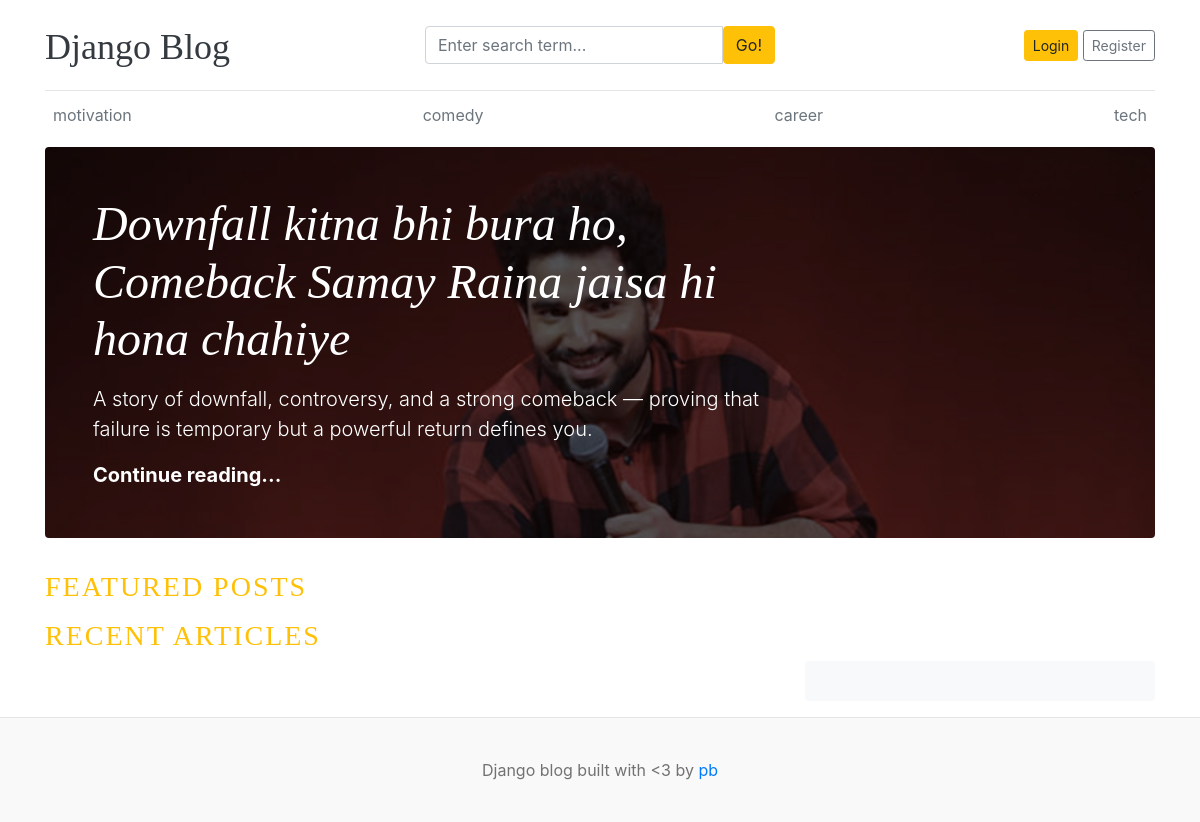
The page / on the database its author committed.
### blogs/models.py (models this page shows, shortened)
class Category(models.Model):
    category_name = models.CharField(max_length=50, unique=True)
    created_at = models.DateTimeField(auto_now_add=True)
    updated_at = models.DateTimeField(auto_now=True)
    class Meta:
        verbose_name_plural = 'categories'

class Blog(models.Model):
    title = models.CharField(max_length=100)
    slug = models.SlugField(max_length=150, unique=True, blank=True)
    category = models.ForeignKey(Category, on_delete=models.CASCADE)
    author = models.ForeignKey(User, on_delete=models.CASCADE)
    featured_image = models.ImageField(upload_to='uploads/%Y/%m/%d')
    short_description = models.TextField(max_length=500)
    blog_body = models.TextField(max_length=2000)
    status = models.CharField(max_length=20, choices=STATUS_CHOICES, default="Draft")
    is_featured = models.BooleanField(default=False)
    created_at = models.DateTimeField(auto_now_add=True)
    updated_at = models.DateTimeField(auto_now=True)

### blog_main/views.py (the view)
# urls.py: 2. Add a URL to urlpatterns:  path('', views.home, name='home')
def home(request):
    featured_posts = Blog.objects.filter(
        is_featured=True,
        status='Published'
    )
    posts = Blog.objects.filter(
        is_featured=False,
        status='Published'
    )
    context = {
        'featured_posts': featured_posts,
        'posts': posts,
    }
    return render(request, 'home.html', context)

### blogs/context_processors.py (called while the page is built)
def get_categories(request):
    categories = Category.objects.all()
    return dict(categories=categories)

### templates/home.html (shortened to what this page needs)
{% extends 'base.html' %}
  {% block content %}
  {% for post in featured_posts %}
    {% if forloop.first %}
    <div class="jumbotron p-3 p-md-5 text-white rounded bg-dark" style="background-image: url({{ post.featured_image.url }});background-blend-mode: overlay;background-size:cover;">
      <div class="col-md-8 px-0">
        <h1 class="display-4 font-italic">{{ post.title }}</h1>
        <p class="lead my-3">{{ post.short_description | truncatewords:25 }}</p>
        <p class="lead mb-0"><a href="{% url 'blogs' post.slug  %}" class="text-white font-weight-bold">Continue reading...</a></p>
      </div>
    </div>
    {% endif %}
  {% endfor %}
  <h3 class="text-uppercase text-warning" style="letter-spacing: 2px;">Featured Posts</h3>
  <h3 class="text-uppercase text-warning" style="letter-spacing: 2px;">Recent Articles</h3>
  <main role="main" class="container p-0">
    <div class="row">
      <div class="col-md-8 blog-main">
      </div>
      <aside class="col-md-4 blog-sidebar">
        <div class="p-3 mb-3 bg-light rounded">
        </div>
      </aside>
    </div>
  </main>
</div>
{% endblock %}

### templates/base.html (shortened to what this page needs)
{% load static %}
<!DOCTYPE html>
<html lang="en">
<head>
    <link href="https://getbootstrap.com/docs/4.0/dist/css/bootstrap.min.css" rel="stylesheet">
    <link href="{% static 'css/blog.css' %}" rel="stylesheet">
    <link rel="stylesheet" href="https://cdnjs.cloudflare.com/ajax/libs/font-awesome/4.7.0/css/font-awesome.min.css">
  </head>
<body>
    <div class="container">
      <header class="blog-header py-3">
        <div class="row flex-nowrap justify-content-between align-items-center">
          <div class="col-4 pt-1">
            <a class="blog-header-logo text-dark" href="/">Django Blog</a>
          </div>
          <div class="col-4">
            <form action="{% url 'search' %}" method="GET">
              <div class="input-group">
                <input class="form-control" type="text" name="keyword" value="{{ keyword }}" placeholder="Enter search term..." aria-label="Enter search term..." aria-describedby="button-search" />
                <button type="submit" class="btn btn-warning" id="button-search" type="button">Go!</button>
            </div>
            </form>
          </div>
          <div class="col-4 d-flex justify-content-end align-items-center">
            {% if not user.is_authenticated %}
            <a class="btn btn-sm btn-warning" href="{% url 'login' %}">Login</a> &nbsp;
            <a class="btn btn-sm btn-outline-secondary" href="{% url 'register' %}">Register</a>
            {% else %}
            <span><a href="{% url 'dashboard' %}">Dashboard</a></span>
            &emsp;
            <span><a href="{% url 'logout' %}">Logout</a></span>
            {% endif %}
          </div>
        </div>
      </header>
      <div class="nav-scroller py-1 mb-2">
        <nav class="nav d-flex justify-content-between">
          {% for cat in categories %}
          <a class="p-2 text-muted" href="{% url 'posts_by_category' cat.id %}">{{ cat.category_name }}</a>
          {% endfor %}
        </nav>
      </div>
{% block content %}
{% endblock %}
<footer class="blog-footer">
    <p>Django blog built with <3 by <a href="#">pb</a></p>
  </footer>
  </body>
  </html>

### blog_main/static/css/blog.css (style rules this page uses)
.blog-header { border-bottom: 1px solid #e5e5e5; }
.blog-header-logo { font-family: "Playfair Display", Georgia, "Times New Roman", serif; font-size: 2.25rem; }
h1, h2, h3, h4, h5, h6 { font-family: "Playfair Display", Georgia, "Times New Roman", serif; }
.display-4 { font-size: 2.5rem; }
@media (min-width: 768px) { .display-4 { font-size: 3rem; } }
.blog-footer { padding: 2.5rem 0; color: #727272; text-align: center; background-color: #f9f9f9; border-top: .05rem solid #e5e5e5; }
.blog-footer p:last-child { margin-bottom: 0; }

### rows shown on the page
Category: category_name "motivation"
Category: category_name "comedy"
Category: category_name "career"
Category: category_name "tech"
Blog: featured_image (picture), title "Downfall kitna bhi bura ho, Comeback Samay Raina jaisa hi hona chahiye", short_description "A story of downfall, controversy, and a strong comeback — proving that failure is temporary but a powerful return defines you."
